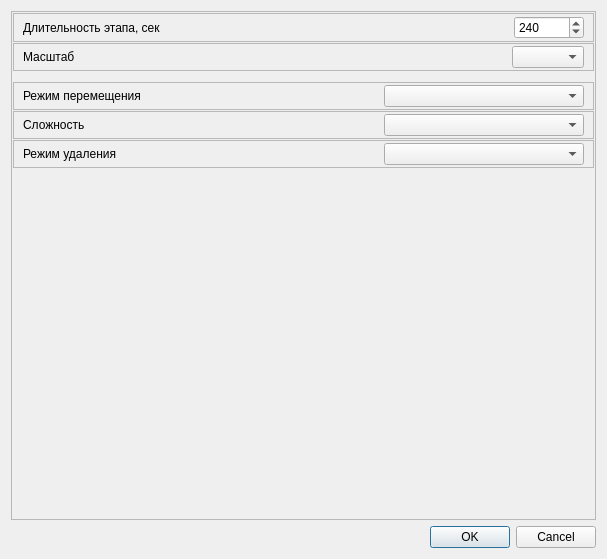
<?xml version="1.0" encoding="UTF-8"?>
<ui version="4.0">
 <class>TrenTetrisParamsDialog</class>
 <widget class="QDialog" name="TrenTetrisParamsDialog">
  <property name="geometry">
   <rect>
    <x>0</x>
    <y>0</y>
    <width>607</width>
    <height>559</height>
   </rect>
  </property>
  <property name="windowTitle">
   <string>Параметры тренажера типа &quot;Тетрис&quot;</string>
  </property>
  <layout class="QVBoxLayout" name="verticalLayout">
   <item>
    <widget class="QFrame" name="frame">
     <property name="frameShape">
      <enum>QFrame::StyledPanel</enum>
     </property>
     <property name="frameShadow">
      <enum>QFrame::Raised</enum>
     </property>
     <layout class="QVBoxLayout" name="verticalLayout_2">
      <property name="spacing">
       <number>1</number>
      </property>
      <property name="leftMargin">
       <number>1</number>
      </property>
      <property name="topMargin">
       <number>1</number>
      </property>
      <property name="rightMargin">
       <number>1</number>
      </property>
      <property name="bottomMargin">
       <number>1</number>
      </property>
      <item>
       <widget class="QFrame" name="frGameTime">
        <property name="frameShape">
         <enum>QFrame::StyledPanel</enum>
        </property>
        <property name="frameShadow">
         <enum>QFrame::Raised</enum>
        </property>
        <layout class="QHBoxLayout" name="horizontalLayout_7">
         <property name="topMargin">
          <number>2</number>
         </property>
         <property name="bottomMargin">
          <number>2</number>
         </property>
         <item>
          <widget class="QLabel" name="lblGameTime">
           <property name="text">
            <string>Длительность этапа, сек</string>
           </property>
          </widget>
         </item>
         <item>
          <spacer name="horizontalSpacer_7">
           <property name="orientation">
            <enum>Qt::Horizontal</enum>
           </property>
           <property name="sizeHint" stdset="0">
            <size>
             <width>40</width>
             <height>20</height>
            </size>
           </property>
          </spacer>
         </item>
         <item>
          <widget class="QSpinBox" name="edGameTime">
           <property name="minimumSize">
            <size>
             <width>70</width>
             <height>0</height>
            </size>
           </property>
           <property name="minimum">
            <number>10</number>
           </property>
           <property name="maximum">
            <number>600</number>
           </property>
           <property name="singleStep">
            <number>10</number>
           </property>
           <property name="value">
            <number>240</number>
           </property>
          </widget>
         </item>
        </layout>
       </widget>
      </item>
      <item>
       <widget class="QFrame" name="frScale">
        <property name="frameShape">
         <enum>QFrame::StyledPanel</enum>
        </property>
        <property name="frameShadow">
         <enum>QFrame::Raised</enum>
        </property>
        <layout class="QHBoxLayout" name="horizontalLayout_6">
         <property name="topMargin">
          <number>2</number>
         </property>
         <property name="bottomMargin">
          <number>2</number>
         </property>
         <item>
          <widget class="QLabel" name="lblScale">
           <property name="text">
            <string>Масштаб</string>
           </property>
          </widget>
         </item>
         <item>
          <spacer name="horizontalSpacer_6">
           <property name="orientation">
            <enum>Qt::Horizontal</enum>
           </property>
           <property name="sizeHint" stdset="0">
            <size>
             <width>40</width>
             <height>20</height>
            </size>
           </property>
          </spacer>
         </item>
         <item>
          <widget class="QComboBox" name="cbScale">
           <property name="minimumSize">
            <size>
             <width>70</width>
             <height>0</height>
            </size>
           </property>
          </widget>
         </item>
        </layout>
       </widget>
      </item>
      <item>
       <spacer name="verticalSpacer_2">
        <property name="orientation">
         <enum>Qt::Vertical</enum>
        </property>
        <property name="sizeType">
         <enum>QSizePolicy::Fixed</enum>
        </property>
        <property name="sizeHint" stdset="0">
         <size>
          <width>20</width>
          <height>10</height>
         </size>
        </property>
       </spacer>
      </item>
      <item>
       <widget class="QFrame" name="frMovingMode">
        <property name="frameShape">
         <enum>QFrame::StyledPanel</enum>
        </property>
        <property name="frameShadow">
         <enum>QFrame::Raised</enum>
        </property>
        <layout class="QHBoxLayout" name="horizontalLayout_8">
         <property name="topMargin">
          <number>2</number>
         </property>
         <property name="bottomMargin">
          <number>2</number>
         </property>
         <item>
          <widget class="QLabel" name="lblScale_2">
           <property name="text">
            <string>Режим перемещения</string>
           </property>
          </widget>
         </item>
         <item>
          <spacer name="horizontalSpacer_8">
           <property name="orientation">
            <enum>Qt::Horizontal</enum>
           </property>
           <property name="sizeHint" stdset="0">
            <size>
             <width>40</width>
             <height>20</height>
            </size>
           </property>
          </spacer>
         </item>
         <item>
          <widget class="QComboBox" name="cbMovingMode">
           <property name="minimumSize">
            <size>
             <width>200</width>
             <height>0</height>
            </size>
           </property>
          </widget>
         </item>
        </layout>
       </widget>
      </item>
      <item>
       <widget class="QFrame" name="frComplexityMode">
        <property name="frameShape">
         <enum>QFrame::StyledPanel</enum>
        </property>
        <property name="frameShadow">
         <enum>QFrame::Raised</enum>
        </property>
        <layout class="QHBoxLayout" name="horizontalLayout_9">
         <property name="topMargin">
          <number>2</number>
         </property>
         <property name="bottomMargin">
          <number>2</number>
         </property>
         <item>
          <widget class="QLabel" name="lblComplexityMode">
           <property name="text">
            <string>Сложность</string>
           </property>
          </widget>
         </item>
         <item>
          <spacer name="horizontalSpacer_9">
           <property name="orientation">
            <enum>Qt::Horizontal</enum>
           </property>
           <property name="sizeHint" stdset="0">
            <size>
             <width>40</width>
             <height>20</height>
            </size>
           </property>
          </spacer>
         </item>
         <item>
          <widget class="QComboBox" name="cbComplexityMode">
           <property name="minimumSize">
            <size>
             <width>200</width>
             <height>0</height>
            </size>
           </property>
          </widget>
         </item>
        </layout>
       </widget>
      </item>
      <item>
       <widget class="QFrame" name="frDeleteMode">
        <property name="frameShape">
         <enum>QFrame::StyledPanel</enum>
        </property>
        <property name="frameShadow">
         <enum>QFrame::Raised</enum>
        </property>
        <layout class="QHBoxLayout" name="horizontalLayout_10">
         <property name="topMargin">
          <number>2</number>
         </property>
         <property name="bottomMargin">
          <number>2</number>
         </property>
         <item>
          <widget class="QLabel" name="lblDeleteMode">
           <property name="text">
            <string>Режим удаления</string>
           </property>
          </widget>
         </item>
         <item>
          <spacer name="horizontalSpacer_10">
           <property name="orientation">
            <enum>Qt::Horizontal</enum>
           </property>
           <property name="sizeHint" stdset="0">
            <size>
             <width>40</width>
             <height>20</height>
            </size>
           </property>
          </spacer>
         </item>
         <item>
          <widget class="QComboBox" name="cbDeleteMode">
           <property name="minimumSize">
            <size>
             <width>200</width>
             <height>0</height>
            </size>
           </property>
          </widget>
         </item>
        </layout>
       </widget>
      </item>
      <item>
       <spacer name="verticalSpacer">
        <property name="orientation">
         <enum>Qt::Vertical</enum>
        </property>
        <property name="sizeHint" stdset="0">
         <size>
          <width>20</width>
          <height>40</height>
         </size>
        </property>
       </spacer>
      </item>
     </layout>
    </widget>
   </item>
   <item>
    <widget class="QDialogButtonBox" name="buttonBox">
     <property name="orientation">
      <enum>Qt::Horizontal</enum>
     </property>
     <property name="standardButtons">
      <set>QDialogButtonBox::Cancel|QDialogButtonBox::Ok</set>
     </property>
    </widget>
   </item>
  </layout>
 </widget>
 <resources/>
 <connections>
  <connection>
   <sender>buttonBox</sender>
   <signal>accepted()</signal>
   <receiver>TrenTetrisParamsDialog</receiver>
   <slot>accept()</slot>
   <hints>
    <hint type="sourcelabel">
     <x>248</x>
     <y>254</y>
    </hint>
    <hint type="destinationlabel">
     <x>157</x>
     <y>274</y>
    </hint>
   </hints>
  </connection>
  <connection>
   <sender>buttonBox</sender>
   <signal>rejected()</signal>
   <receiver>TrenTetrisParamsDialog</receiver>
   <slot>reject()</slot>
   <hints>
    <hint type="sourcelabel">
     <x>316</x>
     <y>260</y>
    </hint>
    <hint type="destinationlabel">
     <x>286</x>
     <y>274</y>
    </hint>
   </hints>
  </connection>
 </connections>
</ui>
